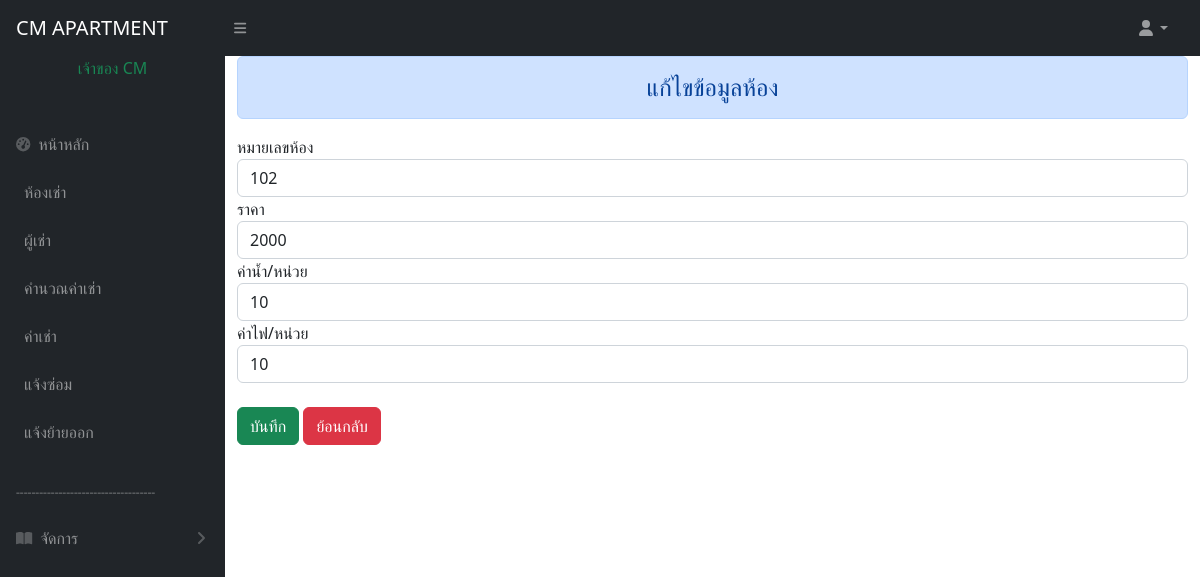
The page /edit_room.php?id=102 (signed in) on the database as committed earlier.
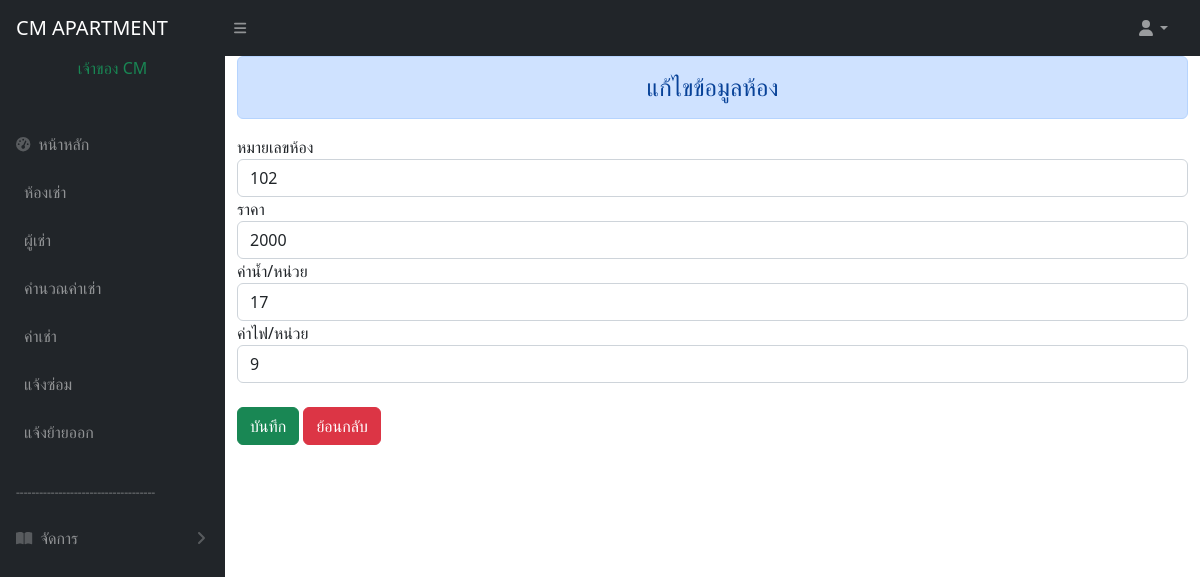
The same page on the database as committed later.
### tables this page shows
CREATE TABLE `room` (
  `id_room` int(11) NOT NULL,
  `floor` int(11) NOT NULL,
  `water` double NOT NULL,
  `elec` double NOT NULL,
  `crash` varchar(50) NOT NULL,
  `status` int(11) NOT NULL,
  `water_no` int(11) NOT NULL DEFAULT 0,
  `electric_no` int(11) NOT NULL DEFAULT 0
);

### edit_room.php (the view, shortened to what this page needs)
<?php
include 'condb.php';
$id = $_GET['id'];
$sql = "SELECT * FROM room WHERE id_room='$id'";
$result = mysqli_query($conn, $sql);
$row = mysqli_fetch_array($result);
?>
<!DOCTYPE html>
<html lang="en">
<head>
    <link href="https://cdn.jsdelivr.net/npm/simple-datatables@7.1.2/dist/style.min.css" rel="stylesheet" />
    <link href="css/styles.css" rel="stylesheet" />
</head>
<body class="sb-nav-fixed">
    <?php include 'menu.php'; ?>
    <div id="layoutSidenav_content">
        <main>
            <div class="container-md">
                <div class="row">
                    <br>
                    <center>
                        <div class="alert alert-primary h4" role="alert">
                            แก้ไขข้อมูลห้อง
                        </div>
                    </center>
                    <form method="POST" action="update_room.php">
                        หมายเลขห้อง<input type="number" name="nroom" maxlength="3" class="form-control" readonly value=<?= $row['id_room'] ?>>
                        ราคา<input type="number" name="nprice" class="form-control" value=<?= $row['crash'] ?>>
                        ค่าน้ำ/หน่วย<input type="number" name="nw" maxlength="10" class="form-control" value=<?= $row['water'] ?>>
                        ค่าไฟ/หน่วย<input type="number" name="ne" maxlength="10" class="form-control" value=<?= $row['elec'] ?>><br>
                        <input type="submit" value="บันทึก" class="btn btn-success">
                        <a href="showroom.php" class="btn btn-danger">ย้อนกลับ</a>
                    </form>
                </div>
        </main>
    </div>
    </div>
</body>
</html>

Rows that differ between the two databases and show on the page:
changed room id 102: nw "10" → "17"; ne "10" → "9"
